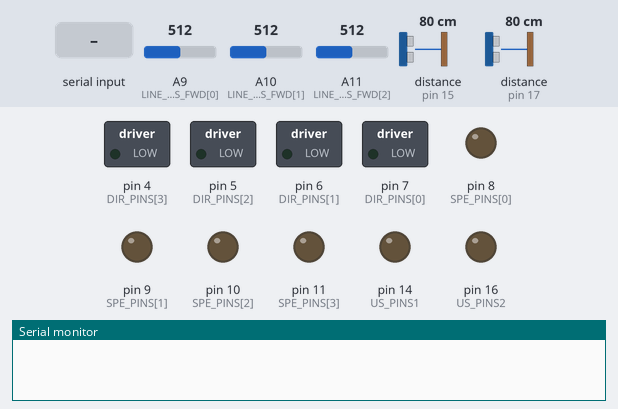
Recording of a sketch running on a simulated Arduino Mega 2560, built with avr-gcc and run on an emulated ATmega2560. Shown: switched loads named in the sketch (green lamp = pin HIGH), output pins drawn as LEDs (lit = HIGH), the last lines printed to the serial monitor. The test bench sets the inputs (shaded band); at power-on: A9 (LINE_PINS_FWD[0]) = 512, A10 (LINE_PINS_FWD[1]) = 512, A11 (LINE_PINS_FWD[2]) = 512, distance to the obstacle (sensors on pin 15, pin 17) 80 cm. The echo pulse lasts 58.3 µs per cm.

Above: at 0.9 s.
1.0 s: byte 30 received over Serial
2.5 s: byte 90 received over Serial
4.0 s: byte 120 received over Serial
5.5 s: byte 30 received over Serial
At 6.9 s:
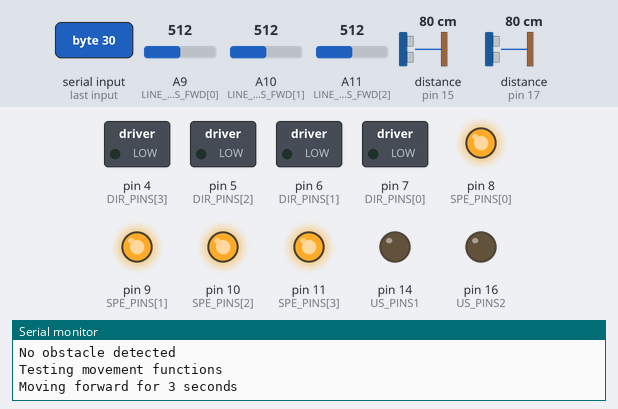
At 10.0 s:
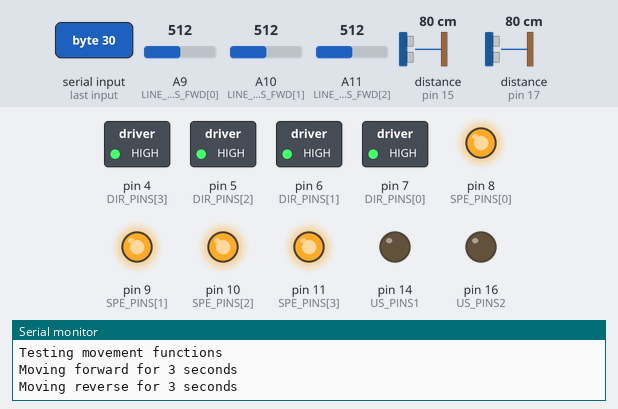
Timing chart, 0 to 14.0 s (numbered marks = the images above; inputs shaded):
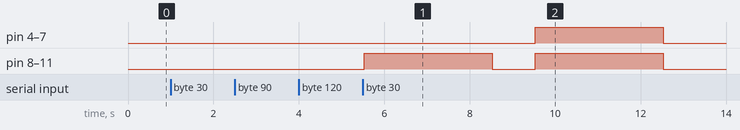

Measured:
- after the input at 5.5 s, pin 4 (DIR_PINS[3]), pin 5 (DIR_PINS[2]), pin 6 (DIR_PINS[1]), pin 7 (DIR_PINS[0]): LOW → HIGH after 4.0 s, → LOW 3.0 s later; pin 8 (SPE_PINS[0]), pin 9 (SPE_PINS[1]), pin 10 (SPE_PINS[2]), pin 11 (SPE_PINS[3]): alternates HIGH for 3.0 s and LOW for 1.0 s, starting at once

The sketch:

UnitTests.ino
```cpp
#include "headers.h"

//constants
int value, avg, white, obstacle;


//calculation functions
//sets speed for left and right individually
void setSpeed(int left, int right) {
  digitalWrite(SPE_PINS[0], left);
  digitalWrite(SPE_PINS[1], left);
  digitalWrite(SPE_PINS[2], right);
  digitalWrite(SPE_PINS[3], right);
}

//sets direction for left and right individually
void setDirection(int left, int right) {
  digitalWrite(DIR_PINS[0], left);
  digitalWrite(DIR_PINS[1], left);
  digitalWrite(DIR_PINS[2], right);
  digitalWrite(DIR_PINS[3], right);
}

//averages the values of the three line sensors, takes boolean for debug printing
int getLineValue(bool debug=false) {
  int out1 = (analogRead(LINE_PINS_FWD[0]));
  int out2 = (analogRead(LINE_PINS_FWD[1]));
  int out3 = (analogRead(LINE_PINS_FWD[2]));

  avg = (out1 + out2 + out3) / 3;

  if (debug) {
    Serial.print("Out 1: ");
    Serial.println(out1);
    Serial.print("Out 2: ");
    Serial.println(out2);
    Serial.print("Out 3: ");
    Serial.println(out3);
    Serial.print("Average: ");
    Serial.println(avg);
  }

  return avg;
}

//polls line sensors to check if line
bool pollLine() {
  return getLineValue() > white + THRESHOLD ? true : false; //true if line, false if not
}

int pollObstacle() {
  digitalWrite(TRIG1,LOW);
  delayMicroseconds(2);
  digitalWrite(TRIG1, HIGH);
  delayMicroseconds(10);
  digitalWrite(TRIG1, LOW);
  double duration1 = pulseIn(ECHO1, HIGH);
  double distance1 = (duration1 * SOUND) / 2;
  digitalWrite(TRIG2,LOW);
  delayMicroseconds(2);
  digitalWrite(TRIG2, HIGH);
  delayMicroseconds(10);
  digitalWrite(TRIG2, LOW);
  double duration2 = pulseIn(ECHO2, HIGH);
  double distance2 = (duration2 * SOUND) / 2;
  // Serial.print("Distance1: ");
  // Serial.println(distance1);
  // Serial.print("Distance2: ");
  // Serial.println(distance2);
  // Serial.println("");
  delay(20);
  if (distance1 <= DISTANCE_THRESHOLD) {
    obstacle = 1;
    return 1;
  }
  else if (distance2 <= DISTANCE_THRESHOLD) {
    obstacle = 2;
    return 2;
  }
  else {
    obstacle = 0;
    return 0;
  }
}

void getThreshold() {
  white = getLineValue(DEBUG);
}

//movement functions
//turns robot in place by moving wheels in opposite directions, takes direction, time in ms, and whether to continue moving after turn
void stationaryTurn(bool dir, unsigned ms, bool cont) {
  if (dir) {
    setDirection(LOW, HIGH);
  }
  else {
    setDirection(HIGH, LOW);
  }
  setSpeed(MAX, MAX);
  delay(ms);
  setDirection(FWD, FWD);
  cont ? setSpeed(MAX, MAX) : setSpeed(MIN, MIN);
}

//turns robot while moving forward by stopping one side and moving the other, takes direction, time in ms, and whether to continue moving after turn
void movingTurn(bool dir, unsigned ms, bool cont) {
    setDirection(FWD, FWD);
  if (dir) {
    setSpeed(MAX, MIN);
    delay(ms);
  }
  else {
    setSpeed(MIN, MAX);
    delay(ms);
  }
  cont ? setSpeed(MAX, MAX) : setSpeed(MIN, MIN);
}

//moves robot forward for a set time in ms
void moveForward(unsigned ms, bool cont=false) {
  setDirection(FWD, FWD);
  setSpeed(MAX, MAX);
  delay(ms);
  cont ? setSpeed(MAX, MAX) : setSpeed(MIN, MIN);
}

//moves robot forward until it cannot go any further
void fwdUntilCant() {
  setDirection(FWD, FWD);
  setSpeed(MAX, MAX);
  while (!pollLine() && !pollObstacle()) {}
  setSpeed(MIN, MIN);
}

//moves robot in reverse for a set time in ms
void moveReverse(unsigned ms) {
  setDirection(REV, REV);
  setSpeed(MAX, MAX);
  delay(ms);
  setDirection(FWD, FWD);
  setSpeed(MIN, MIN);
}

//waits for serial
void waitForSerial() {
  while (Serial.available() > 0) {
    char dummy = Serial.read();
  }
  while (Serial.available() == 0) {}
}

//first function to run in setup()
void startup() {
  Serial.begin(115200);
  randomSeed(analogRead(0));
  initPins();

  waitForSerial();
  getThreshold();
}
//initializes pins for motor board and sensors
void initPins() {
    for (int i = 0; i < sizeof(SPE_PINS)/sizeof(SPE_PINS[0]); i++) {
        pinMode(SPE_PINS[i], OUTPUT);
    }
    for (int i = 0; i < sizeof(DIR_PINS)/sizeof(DIR_PINS[0]); i++) {
        pinMode(DIR_PINS[i], OUTPUT);
    }
    for (int i = 0; i < sizeof(LINE_PINS_FWD)/sizeof(LINE_PINS_FWD[0]); i++) {
        pinMode(LINE_PINS_FWD[i], INPUT);
    }
    for (int i = 0; i < sizeof(LINE_PINS_LEFT)/sizeof(LINE_PINS_LEFT[0]); i++) {
        pinMode(LINE_PINS_LEFT[i], INPUT);
    }
    pinMode(TRIG1, OUTPUT);
    pinMode(TRIG2, OUTPUT);
    pinMode(ECHO1, INPUT);
    pinMode(ECHO2, INPUT);
}


//main functions
void setup() {
  startup();
  waitForSerial();
  test_all();
}

void test_movement() {
    Serial.println("Testing movement functions");
    Serial.println("Moving forward for 3 seconds");
    moveForward(3000, false);
    delay(1000);
    Serial.println("Moving reverse for 3 seconds");
    moveReverse(3000);
    delay(1000);
    Serial.println("Turning right while moving for 2 seconds");
}

void test_sensors() {
    Serial.println("Testing sensors");
    Serial.println("Place robot over line and press any key to continue");
    waitForSerial();
    getThreshold();
    Serial.print("White threshold set to: ");
    Serial.println(white);
    Serial.println("Place robot in front of obstacle and press any key to continue");
    waitForSerial();
    int obs = pollObstacle();
    if (obs == 1) {
      Serial.println("Obstacle detected on left sensor");
    }
    else if (obs == 2) {
      Serial.println("Obstacle detected on right sensor");
    }
    else {
      Serial.println("No obstacle detected");
    }
}

void test_all() {
    test_sensors();
    test_movement();
}

void loop(){

}
```

headers.h
```cpp
#ifndef HEADERS_H
#define HEADERS_H

#define MAX 255
#define MIN 0
#define DEG_90 2050
#define DEG_180 DEG_90 * 2
#define DEG_135 DEG_90 * 1.5
#define DEG_45 DEG_90 / 2
#define LEFT false
#define RIGHT true
#define FWD false
#define REV true
#define DEBUG true
#define SAMPLES 1024
#define THRESHOLD 175
#define TRIG1 US_PINS1[0]
#define ECHO1 US_PINS1[1]
#define TRIG2 US_PINS2[0]
#define ECHO2 US_PINS2[1]
#define SOUND 0.034
#define DISTANCE_THRESHOLD 15

const int SPE_PINS [] = {8, 9, 10, 11}; // M1, M2, M3, M4
const int DIR_PINS [] = {7, 6, 5, 4}; // M1, M2, M3, M4
const int LINE_PINS_FWD [] = {A9, A10, A11}; // OUT1, OUT2, OUT3
const int LINE_PINS_LEFT [] = {A0, A1, A2}; // OUT1, OUT2, OUT3
const int US_PINS1 [] = {14, 15}; // TRIG1, ECHO1
const int US_PINS2 [] = {16, 17}; // TRIG2, ECHO2

void initPins();


#endif
```
